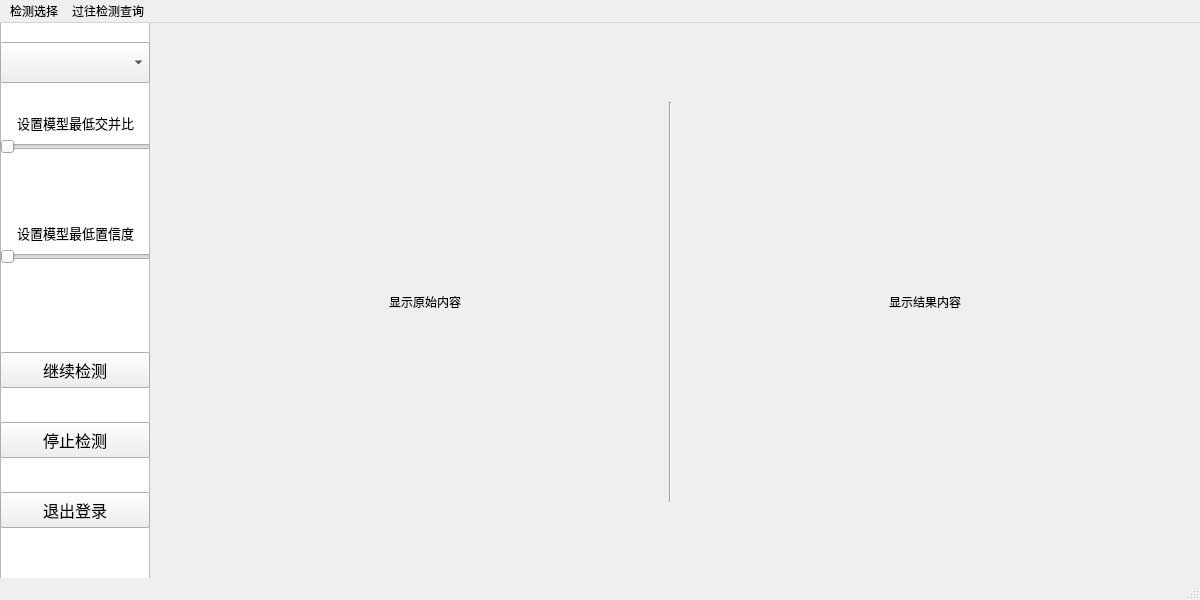
<?xml version="1.0" encoding="UTF-8"?>
<ui version="4.0">
 <class>MainWindow</class>
 <widget class="QMainWindow" name="MainWindow">
  <property name="geometry">
   <rect>
    <x>0</x>
    <y>0</y>
    <width>1200</width>
    <height>600</height>
   </rect>
  </property>
  <property name="sizePolicy">
   <sizepolicy hsizetype="Fixed" vsizetype="Fixed">
    <horstretch>0</horstretch>
    <verstretch>0</verstretch>
   </sizepolicy>
  </property>
  <property name="minimumSize">
   <size>
    <width>1200</width>
    <height>600</height>
   </size>
  </property>
  <property name="maximumSize">
   <size>
    <width>1200</width>
    <height>600</height>
   </size>
  </property>
  <property name="windowTitle">
   <string>危险物品检测系统</string>
  </property>
  <widget class="QWidget" name="centralwidget">
   <widget class="QStackedWidget" name="stackedWidget">
    <property name="geometry">
     <rect>
      <x>0</x>
      <y>-21</y>
      <width>1200</width>
      <height>621</height>
     </rect>
    </property>
    <property name="currentIndex">
     <number>1</number>
    </property>
    <widget class="QWidget" name="logic_page">
     <widget class="QStackedWidget" name="stackedWidget_2">
      <property name="geometry">
       <rect>
        <x>270</x>
        <y>100</y>
        <width>591</width>
        <height>381</height>
       </rect>
      </property>
      <property name="currentIndex">
       <number>0</number>
      </property>
      <widget class="QWidget" name="logic_main_page">
       <widget class="QCheckBox" name="checkBox_2">
        <property name="geometry">
         <rect>
          <x>260</x>
          <y>190</y>
          <width>82</width>
          <height>20</height>
         </rect>
        </property>
        <property name="text">
         <string>自动登录</string>
        </property>
       </widget>
       <widget class="QPushButton" name="designer_putton">
        <property name="geometry">
         <rect>
          <x>80</x>
          <y>290</y>
          <width>431</width>
          <height>41</height>
         </rect>
        </property>
        <property name="font">
         <font>
          <family>微软雅黑</family>
          <pointsize>16</pointsize>
         </font>
        </property>
        <property name="text">
         <string>注册账号</string>
        </property>
       </widget>
       <widget class="QLineEdit" name="lineEdit">
        <property name="geometry">
         <rect>
          <x>80</x>
          <y>40</y>
          <width>431</width>
          <height>41</height>
         </rect>
        </property>
        <property name="text">
         <string/>
        </property>
        <property name="placeholderText">
         <string>请输入账号</string>
        </property>
       </widget>
       <widget class="QLineEdit" name="lineEdit_2">
        <property name="geometry">
         <rect>
          <x>80</x>
          <y>110</y>
          <width>431</width>
          <height>41</height>
         </rect>
        </property>
        <property name="echoMode">
         <enum>QLineEdit::EchoMode::Password</enum>
        </property>
        <property name="placeholderText">
         <string>请输入密码</string>
        </property>
       </widget>
       <widget class="QCheckBox" name="checkBox">
        <property name="geometry">
         <rect>
          <x>100</x>
          <y>190</y>
          <width>82</width>
          <height>20</height>
         </rect>
        </property>
        <property name="text">
         <string>记住密码</string>
        </property>
       </widget>
       <widget class="QPushButton" name="logic_main_putton">
        <property name="geometry">
         <rect>
          <x>80</x>
          <y>230</y>
          <width>431</width>
          <height>41</height>
         </rect>
        </property>
        <property name="font">
         <font>
          <family>微软雅黑</family>
          <pointsize>16</pointsize>
         </font>
        </property>
        <property name="text">
         <string>登录</string>
        </property>
       </widget>
       <widget class="QPushButton" name="renewpassword_button">
        <property name="geometry">
         <rect>
          <x>430</x>
          <y>190</y>
          <width>75</width>
          <height>24</height>
         </rect>
        </property>
        <property name="styleSheet">
         <string notr="true">QPushButton {
    background-color: transparent;
    border: none;
}</string>
        </property>
        <property name="text">
         <string>忘记密码</string>
        </property>
       </widget>
      </widget>
      <widget class="QWidget" name="designer_main_page">
       <widget class="QPushButton" name="register_putton">
        <property name="geometry">
         <rect>
          <x>90</x>
          <y>270</y>
          <width>161</width>
          <height>41</height>
         </rect>
        </property>
        <property name="font">
         <font>
          <family>微软雅黑</family>
          <pointsize>12</pointsize>
         </font>
        </property>
        <property name="styleSheet">
         <string notr="true"/>
        </property>
        <property name="text">
         <string>注册</string>
        </property>
       </widget>
       <widget class="QLineEdit" name="lineEdit_8">
        <property name="geometry">
         <rect>
          <x>80</x>
          <y>10</y>
          <width>431</width>
          <height>41</height>
         </rect>
        </property>
        <property name="text">
         <string/>
        </property>
        <property name="placeholderText">
         <string>请输入账号</string>
        </property>
       </widget>
       <widget class="QLineEdit" name="lineEdit_9">
        <property name="geometry">
         <rect>
          <x>80</x>
          <y>60</y>
          <width>431</width>
          <height>41</height>
         </rect>
        </property>
        <property name="text">
         <string/>
        </property>
        <property name="echoMode">
         <enum>QLineEdit::EchoMode::Password</enum>
        </property>
        <property name="placeholderText">
         <string>请输入密码</string>
        </property>
       </widget>
       <widget class="QLineEdit" name="lineEdit_10">
        <property name="geometry">
         <rect>
          <x>80</x>
          <y>110</y>
          <width>431</width>
          <height>41</height>
         </rect>
        </property>
        <property name="text">
         <string/>
        </property>
        <property name="echoMode">
         <enum>QLineEdit::EchoMode::Password</enum>
        </property>
        <property name="placeholderText">
         <string>再次输入密码进行确认</string>
        </property>
       </widget>
       <widget class="QLineEdit" name="lineEdit_11">
        <property name="geometry">
         <rect>
          <x>80</x>
          <y>160</y>
          <width>431</width>
          <height>41</height>
         </rect>
        </property>
        <property name="text">
         <string/>
        </property>
        <property name="placeholderText">
         <string>设置密保问题</string>
        </property>
       </widget>
       <widget class="QLineEdit" name="lineEdit_12">
        <property name="geometry">
         <rect>
          <x>80</x>
          <y>210</y>
          <width>431</width>
          <height>41</height>
         </rect>
        </property>
        <property name="text">
         <string/>
        </property>
        <property name="placeholderText">
         <string>设置密保答案</string>
        </property>
       </widget>
       <widget class="QPushButton" name="exit_logic_putton">
        <property name="geometry">
         <rect>
          <x>310</x>
          <y>270</y>
          <width>161</width>
          <height>41</height>
         </rect>
        </property>
        <property name="font">
         <font>
          <family>微软雅黑</family>
          <pointsize>12</pointsize>
         </font>
        </property>
        <property name="styleSheet">
         <string notr="true"/>
        </property>
        <property name="text">
         <string>取消</string>
        </property>
       </widget>
      </widget>
      <widget class="QWidget" name="renewpassword_page">
       <widget class="QLineEdit" name="lineEdit_13">
        <property name="geometry">
         <rect>
          <x>90</x>
          <y>10</y>
          <width>431</width>
          <height>41</height>
         </rect>
        </property>
        <property name="text">
         <string/>
        </property>
        <property name="placeholderText">
         <string>请输入账号</string>
        </property>
       </widget>
       <widget class="QLineEdit" name="lineEdit_14">
        <property name="geometry">
         <rect>
          <x>90</x>
          <y>60</y>
          <width>431</width>
          <height>41</height>
         </rect>
        </property>
        <property name="text">
         <string/>
        </property>
        <property name="echoMode">
         <enum>QLineEdit::EchoMode::Password</enum>
        </property>
        <property name="placeholderText">
         <string>请输入密码</string>
        </property>
       </widget>
       <widget class="QLineEdit" name="lineEdit_15">
        <property name="geometry">
         <rect>
          <x>90</x>
          <y>110</y>
          <width>431</width>
          <height>41</height>
         </rect>
        </property>
        <property name="text">
         <string/>
        </property>
        <property name="echoMode">
         <enum>QLineEdit::EchoMode::Password</enum>
        </property>
        <property name="placeholderText">
         <string>再次输入密码确认</string>
        </property>
       </widget>
       <widget class="QLineEdit" name="lineEdit_17">
        <property name="geometry">
         <rect>
          <x>90</x>
          <y>160</y>
          <width>431</width>
          <height>41</height>
         </rect>
        </property>
        <property name="text">
         <string/>
        </property>
        <property name="placeholderText">
         <string>回答密保问题</string>
        </property>
       </widget>
       <widget class="QTextEdit" name="textEdit">
        <property name="geometry">
         <rect>
          <x>90</x>
          <y>210</y>
          <width>431</width>
          <height>81</height>
         </rect>
        </property>
        <property name="readOnly">
         <bool>true</bool>
        </property>
        <property name="placeholderText">
         <string>此处显示密保问题</string>
        </property>
       </widget>
       <widget class="QPushButton" name="select_protect_password_button">
        <property name="geometry">
         <rect>
          <x>90</x>
          <y>310</y>
          <width>131</width>
          <height>41</height>
         </rect>
        </property>
        <property name="font">
         <font>
          <pointsize>11</pointsize>
         </font>
        </property>
        <property name="text">
         <string>查询密保问题</string>
        </property>
       </widget>
       <widget class="QPushButton" name="updata_password">
        <property name="geometry">
         <rect>
          <x>240</x>
          <y>310</y>
          <width>131</width>
          <height>41</height>
         </rect>
        </property>
        <property name="font">
         <font>
          <pointsize>11</pointsize>
         </font>
        </property>
        <property name="text">
         <string>修改密码</string>
        </property>
       </widget>
       <widget class="QPushButton" name="exit_renew_logic_putton">
        <property name="geometry">
         <rect>
          <x>390</x>
          <y>310</y>
          <width>131</width>
          <height>41</height>
         </rect>
        </property>
        <property name="font">
         <font>
          <pointsize>11</pointsize>
         </font>
        </property>
        <property name="text">
         <string>取消</string>
        </property>
       </widget>
      </widget>
     </widget>
    </widget>
    <widget class="QWidget" name="main_page">
     <widget class="QListWidget" name="listWidget">
      <property name="geometry">
       <rect>
        <x>0</x>
        <y>0</y>
        <width>150</width>
        <height>600</height>
       </rect>
      </property>
     </widget>
     <widget class="QPushButton" name="exit_main_putton">
      <property name="geometry">
       <rect>
        <x>0</x>
        <y>490</y>
        <width>150</width>
        <height>36</height>
       </rect>
      </property>
      <property name="font">
       <font>
        <family>微软雅黑</family>
        <pointsize>12</pointsize>
       </font>
      </property>
      <property name="text">
       <string>退出登录</string>
      </property>
     </widget>
     <widget class="QLabel" name="input">
      <property name="geometry">
       <rect>
        <x>200</x>
        <y>75</y>
        <width>450</width>
        <height>450</height>
       </rect>
      </property>
      <property name="text">
       <string>显示原始内容</string>
      </property>
      <property name="alignment">
       <set>Qt::AlignmentFlag::AlignCenter</set>
      </property>
     </widget>
     <widget class="QLabel" name="output">
      <property name="geometry">
       <rect>
        <x>700</x>
        <y>75</y>
        <width>450</width>
        <height>450</height>
       </rect>
      </property>
      <property name="text">
       <string>显示结果内容</string>
      </property>
      <property name="alignment">
       <set>Qt::AlignmentFlag::AlignCenter</set>
      </property>
     </widget>
     <widget class="QComboBox" name="comboBox_select_model">
      <property name="geometry">
       <rect>
        <x>0</x>
        <y>40</y>
        <width>150</width>
        <height>41</height>
       </rect>
      </property>
      <property name="font">
       <font>
        <family>微软雅黑</family>
        <pointsize>-1</pointsize>
       </font>
      </property>
      <property name="styleSheet">
       <string notr="true">QComboBox {
    font-size: 16px; /* 设置组合框内选项的字体大小 */
    text-align: center; /* 设置选项和占位符文本居中显示 */
}

QComboBox::placeholder {
    color: gray; /* 设置占位符文本的颜色 */
    font-size: 14px; /* 设置占位符文本的字体大小 */
    font-family: Arial; /* 设置占位符文本的字体 */
    text-align: center; /* 设置占位符文本居中显示 */
}

QComboBox QAbstractItemView {
    text-align: center; /* 设置下拉列表中的项居中显示 */
}</string>
      </property>
      <property name="maxVisibleItems">
       <number>13</number>
      </property>
      <property name="placeholderText">
       <string>模型选择</string>
      </property>
     </widget>
     <widget class="Line" name="line">
      <property name="geometry">
       <rect>
        <x>660</x>
        <y>100</y>
        <width>20</width>
        <height>400</height>
       </rect>
      </property>
      <property name="orientation">
       <enum>Qt::Orientation::Vertical</enum>
      </property>
     </widget>
     <widget class="QWidget" name="layoutWidget">
      <property name="geometry">
       <rect>
        <x>0</x>
        <y>220</y>
        <width>151</width>
        <height>69</height>
       </rect>
      </property>
      <layout class="QVBoxLayout" name="verticalLayout">
       <item>
        <widget class="QLabel" name="label">
         <property name="font">
          <font>
           <pointsize>10</pointsize>
          </font>
         </property>
         <property name="text">
          <string>设置模型最低置信度</string>
         </property>
         <property name="alignment">
          <set>Qt::AlignmentFlag::AlignCenter</set>
         </property>
        </widget>
       </item>
       <item>
        <widget class="QSlider" name="horizontalSlider">
         <property name="orientation">
          <enum>Qt::Orientation::Horizontal</enum>
         </property>
         <property name="tickInterval">
          <number>0</number>
         </property>
        </widget>
       </item>
       <item>
        <widget class="QLabel" name="label_2">
         <property name="text">
          <string/>
         </property>
         <property name="alignment">
          <set>Qt::AlignmentFlag::AlignCenter</set>
         </property>
        </widget>
       </item>
      </layout>
     </widget>
     <widget class="QWidget" name="layoutWidget_2">
      <property name="geometry">
       <rect>
        <x>0</x>
        <y>110</y>
        <width>151</width>
        <height>69</height>
       </rect>
      </property>
      <layout class="QVBoxLayout" name="verticalLayout_2">
       <item>
        <widget class="QLabel" name="label_3">
         <property name="font">
          <font>
           <pointsize>10</pointsize>
          </font>
         </property>
         <property name="text">
          <string>设置模型最低交并比</string>
         </property>
         <property name="alignment">
          <set>Qt::AlignmentFlag::AlignCenter</set>
         </property>
        </widget>
       </item>
       <item>
        <widget class="QSlider" name="horizontalSlider_IOC">
         <property name="orientation">
          <enum>Qt::Orientation::Horizontal</enum>
         </property>
         <property name="tickInterval">
          <number>0</number>
         </property>
        </widget>
       </item>
       <item>
        <widget class="QLabel" name="IOU_label">
         <property name="text">
          <string/>
         </property>
         <property name="alignment">
          <set>Qt::AlignmentFlag::AlignCenter</set>
         </property>
        </widget>
       </item>
      </layout>
     </widget>
     <widget class="QPushButton" name="stop_Continue">
      <property name="geometry">
       <rect>
        <x>0</x>
        <y>420</y>
        <width>150</width>
        <height>36</height>
       </rect>
      </property>
      <property name="font">
       <font>
        <family>微软雅黑</family>
        <pointsize>12</pointsize>
       </font>
      </property>
      <property name="text">
       <string>停止检测</string>
      </property>
     </widget>
     <widget class="QPushButton" name="Continue_test">
      <property name="geometry">
       <rect>
        <x>0</x>
        <y>350</y>
        <width>150</width>
        <height>36</height>
       </rect>
      </property>
      <property name="font">
       <font>
        <family>微软雅黑</family>
        <pointsize>12</pointsize>
       </font>
      </property>
      <property name="text">
       <string>继续检测</string>
      </property>
     </widget>
    </widget>
   </widget>
  </widget>
  <widget class="QStatusBar" name="statusbar"/>
  <widget class="QMenuBar" name="menuBar">
   <property name="geometry">
    <rect>
     <x>0</x>
     <y>0</y>
     <width>1200</width>
     <height>33</height>
    </rect>
   </property>
   <widget class="QMenu" name="menu">
    <property name="geometry">
     <rect>
      <x>273</x>
      <y>156</y>
      <width>121</width>
      <height>121</height>
     </rect>
    </property>
    <property name="title">
     <string>检测选择</string>
    </property>
    <addaction name="image_detection"/>
    <addaction name="video_detection"/>
    <addaction name="cammer_detection"/>
   </widget>
   <widget class="QMenu" name="menu_3">
    <property name="title">
     <string>过往检测查询</string>
    </property>
    <addaction name="actionhug"/>
    <addaction name="actionfaf"/>
   </widget>
   <addaction name="menu"/>
   <addaction name="menu_3"/>
  </widget>
  <action name="image_detection">
   <property name="text">
    <string>图片检测</string>
   </property>
  </action>
  <action name="video_detection">
   <property name="text">
    <string>视频检测</string>
   </property>
  </action>
  <action name="cammer_detection">
   <property name="text">
    <string>摄像头检测</string>
   </property>
  </action>
  <action name="yolov10_action">
   <property name="text">
    <string>yolov10n</string>
   </property>
  </action>
  <action name="actionyolov10n">
   <property name="text">
    <string>yolov10n_</string>
   </property>
  </action>
  <action name="actionyolov10n_2">
   <property name="text">
    <string>yolov10n_2</string>
   </property>
  </action>
  <action name="actionyolov10s">
   <property name="text">
    <string>yolov10s</string>
   </property>
  </action>
  <action name="actionhug">
   <property name="text">
    <string>过往图片检测</string>
   </property>
  </action>
  <action name="actionfaf">
   <property name="checkable">
    <bool>false</bool>
   </property>
   <property name="text">
    <string>过往视频检测</string>
   </property>
  </action>
 </widget>
 <resources/>
 <connections/>
</ui>
